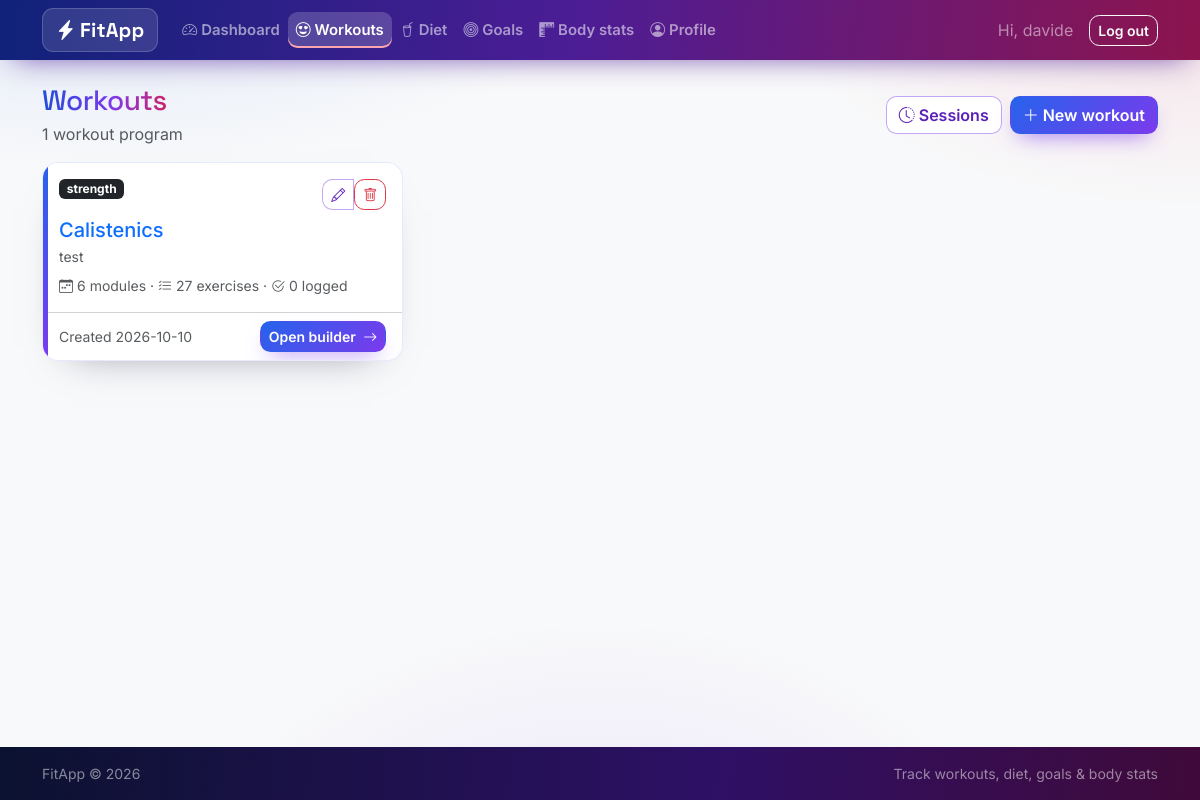
Before: /workouts/ (signed in) with the older database file.
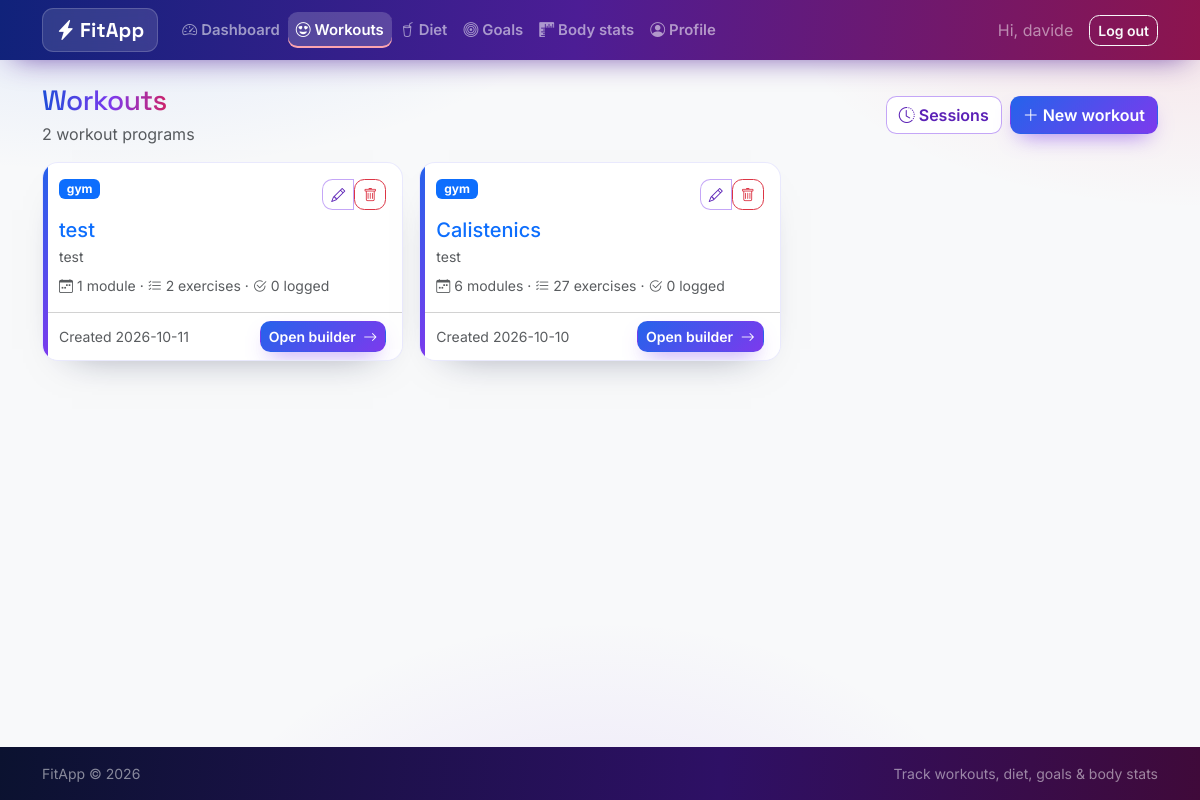
After: the same page with the newer database file.
### tables this page shows
CREATE TABLE users (
    id            INTEGER PRIMARY KEY AUTOINCREMENT,
    username      TEXT UNIQUE NOT NULL,
    email         TEXT UNIQUE NOT NULL,
    password_hash TEXT NOT NULL,
    height_cm     REAL,
    birth_date    TEXT,
    sex           TEXT,
    created_at    TEXT NOT NULL DEFAULT (datetime('now'))
, role TEXT NOT NULL DEFAULT 'user');

CREATE TABLE "workouts" (
            id           INTEGER PRIMARY KEY AUTOINCREMENT,
            user_id      INTEGER NOT NULL REFERENCES users (id) ON DELETE CASCADE,
            name         TEXT NOT NULL,
            workout_type TEXT NOT NULL CHECK (workout_type IN ('gym', 'cardio', 'hybrid')),
            notes        TEXT,
            created_at   TEXT NOT NULL DEFAULT (datetime('now'))
        );

### fitapp/routes/workouts.py (the view)
@bp.route("/")
@login_required
def index():
    workouts = get_db().execute(
        """SELECT w.*,
                  (SELECT COUNT(*) FROM workout_days d WHERE d.workout_id = w.id) AS day_count,
                  (SELECT COUNT(*) FROM day_exercises e
                     JOIN workout_days d ON d.id = e.workout_day_id
                    WHERE d.workout_id = w.id) AS exercise_count,
                  (SELECT COUNT(*) FROM workout_sessions s
                     JOIN workout_days d ON d.id = s.workout_day_id
                    WHERE d.workout_id = w.id) AS session_count
           FROM workouts w
           WHERE w.user_id = ?
           ORDER BY w.created_at DESC, w.id DESC""",
        (g.user["id"],),
    ).fetchall()
    return render_template("workouts/list.html", workouts=workouts, types=WORKOUT_TYPES)

### fitapp/__init__.py (called while the page is built)
def create_app(config_overrides=None):
    app = Flask(__name__, instance_relative_config=True)
    Path(app.instance_path).mkdir(parents=True, exist_ok=True)
    app.config.from_mapping(
        SECRET_KEY=os.environ.get("FITAPP_SECRET_KEY", "dev-secret-change-me"),
        DATABASE=os.path.join(app.instance_path, "fitapp.db"),
    )
    if config_overrides:
        app.config.update(config_overrides)
    db.init_app(app)
    app.register_blueprint(auth_bp)
    app.register_blueprint(admin_bp)
    app.register_blueprint(dashboard_bp)
    app.register_blueprint(profile_bp)
    app.register_blueprint(workouts_bp)
    app.register_blueprint(diets_bp)
    app.register_blueprint(goals_bp)
    app.register_blueprint(stats_bp)
    with app.app_context():
        db.init_db()
    @app.context_processor
    def inject_year():
        return {"now_year": dt.date.today().year}
    return app

### fitapp/auth.py (called while the page is built)
def load_current_user():
    user_id = session.get("user_id")
    if user_id is None:
        g.user = None
    else:
        g.user = get_db().execute(
            "SELECT * FROM users WHERE id = ?", (user_id,)
        ).fetchone()
    return g.user

def login_required(view):
    @wraps(view)
    def wrapped(*args, **kwargs):
        if load_current_user() is None:
            flash("Please log in to access this page.", "warning")
            return redirect(url_for("auth.login", next=request.path))
        return view(*args, **kwargs)
    return wrapped

@bp.before_app_request
def _load_user():
    load_current_user()

### fitapp/db.py (called while the page is built)
def get_db():
    if "db" not in g:
        g.db = sqlite3.connect(
            current_app.config["DATABASE"],
            detect_types=sqlite3.PARSE_DECLTYPES,
        )
        g.db.row_factory = sqlite3.Row
        g.db.execute("PRAGMA foreign_keys = ON")
    return g.db

### fitapp/templates/workouts/list.html (shortened to what this page needs)
{% extends "base.html" %}
{% block content %}
<div class="d-flex justify-content-between align-items-center mb-3">
  <div>
    <h1 class="h3 mb-1">Workouts</h1>
    <p class="text-muted mb-0">{{ workouts|length }} workout program{{ 's' if workouts|length != 1 }}</p>
  </div>
  <div class="d-flex gap-2">
    <a class="btn btn-outline-success" href="{{ url_for('workouts.sessions') }}">
      <i class="bi bi-clock-history me-1"></i>Sessions
    </a>
    <a class="btn btn-success" href="{{ url_for('workouts.new') }}">
      <i class="bi bi-plus-lg me-1"></i>New workout
    </a>
  </div>
</div>
<div class="row g-3">
  {% for w in workouts %}
  <div class="col-md-6 col-xl-4">
    <div class="card stat-card h-100">
      <div class="card-body">
        <div class="d-flex justify-content-between align-items-start mb-2">
          <span class="badge
            {% if w['workout_type'] == 'gym' %}text-bg-primary
            {% elif w['workout_type'] == 'cardio' %}text-bg-danger
            {% else %}text-bg-dark{% endif %}">
            {{ w['workout_type'] }}
          </span>
          <div class="btn-group">
            <a class="btn btn-sm btn-outline-success" href="{{ url_for('workouts.edit', workout_id=w['id']) }}">
              <i class="bi bi-pencil"></i>
            </a>
            <form class="d-inline" action="{{ url_for('workouts.delete', workout_id=w['id']) }}" method="post"
                  onsubmit="return confirm('Delete this workout and all its modules?');">
              <button class="btn btn-sm btn-outline-danger" type="submit"><i class="bi bi-trash"></i></button>
            </form>
          </div>
        </div>
        <h2 class="h5 mb-1">
          <a class="text-decoration-none" href="{{ url_for('workouts.detail', workout_id=w['id']) }}">{{ w['name'] }}</a>
        </h2>
        {% if w['notes'] %}<p class="small text-muted mb-2">{{ w['notes'] }}</p>{% endif %}
        <div class="small text-muted">
          <i class="bi bi-calendar-week me-1"></i>{{ w['day_count'] }} module{{ 's' if w['day_count'] != 1 }}
          &middot; <i class="bi bi-list-check me-1"></i>{{ w['exercise_count'] }} exercise{{ 's' if w['exercise_count'] != 1 }}
          &middot; <i class="bi bi-check2-circle me-1"></i>{{ w['session_count'] }} logged
        </div>
      </div>
      <div class="card-footer bg-white d-flex justify-content-between align-items-center">
        <small class="text-muted">Created {{ w['created_at'][:10] }}</small>
        <a class="btn btn-sm btn-success" href="{{ url_for('workouts.detail', workout_id=w['id']) }}">
          Open builder <i class="bi bi-arrow-right ms-1"></i>
        </a>
      </div>
    </div>
  </div>
  {% endfor %}
</div>
{% endblock %}

### fitapp/templates/base.html (shortened to what this page needs)
<!doctype html>
<html lang="en" data-bs-theme="light">
<head>
  <link href="https://cdn.jsdelivr.net/npm/bootstrap@5.3.3/dist/css/bootstrap.min.css" rel="stylesheet">
  <link href="https://cdn.jsdelivr.net/npm/bootstrap-icons@1.11.3/font/bootstrap-icons.min.css" rel="stylesheet">
  <link href="{{ url_for('static', filename='css/style.css') }}" rel="stylesheet">
</head>
<body class="d-flex flex-column min-vh-100 bg-light">
<nav class="navbar navbar-expand-lg navbar-dark navbar-fitapp sticky-top">
  <div class="container">
    <a class="navbar-brand fw-bold" href="{{ url_for('dashboard.index') }}">
      <i class="bi bi-lightning-charge-fill me-1"></i>FitApp
    </a>
    <div class="collapse navbar-collapse" id="mainNav">
      {% if g.user %}
      <ul class="navbar-nav me-auto">
        <li class="nav-item"><a class="nav-link {% if request.endpoint == 'dashboard.index' %}active{% endif %}"
           href="{{ url_for('dashboard.index') }}"><i class="bi bi-speedometer2 me-1"></i>Dashboard</a></li>
        <li class="nav-item"><a class="nav-link {% if request.endpoint and request.endpoint.startswith('workouts.') %}active{% endif %}"
           href="{{ url_for('workouts.index') }}"><i class="bi bi-emoji-heart-eyes me-1"></i>Workouts</a></li>
        <li class="nav-item"><a class="nav-link {% if request.endpoint and request.endpoint.startswith('diets.') %}active{% endif %}"
           href="{{ url_for('diets.index') }}"><i class="bi bi-cup-straw me-1"></i>Diet</a></li>
        <li class="nav-item"><a class="nav-link {% if request.endpoint and request.endpoint.startswith('goals.') %}active{% endif %}"
           href="{{ url_for('goals.index') }}"><i class="bi bi-bullseye me-1"></i>Goals</a></li>
        <li class="nav-item"><a class="nav-link {% if request.endpoint and request.endpoint.startswith('stats.') %}active{% endif %}"
           href="{{ url_for('stats.index') }}"><i class="bi bi-rulers me-1"></i>Body stats</a></li>
        <li class="nav-item"><a class="nav-link {% if request.endpoint and request.endpoint.startswith('profile.') %}active{% endif %}"
           href="{{ url_for('profile.index') }}"><i class="bi bi-person-circle me-1"></i>Profile</a></li>
      </ul>
      <div class="d-flex align-items-center">
        <span class="navbar-text me-3 text-white-50">Hi, {{ g.user['username'] }}</span>
        <form action="{{ url_for('auth.logout') }}" method="post" class="m-0">
          <button class="btn btn-outline-light btn-sm" type="submit">Log out</button>
        </form>
      </div>
      {% endif %}
    </div>
  </div>
</nav>
<main class="container py-4 flex-grow-1">
  {% block content %}{% endblock %}
</main>
<footer class="bg-dark text-white-50 py-3 mt-auto">
  <div class="container small d-flex justify-content-between">
    <span>FitApp &copy; {{ now_year if now_year else '2026' }}</span>
    <span>Track workouts, diet, goals &amp; body stats</span>
  </div>
</footer>
</body>
</html>

### fitapp/static/css/style.css (style rules this page uses)
:root { --fa-blue: #2563eb; --fa-blue-deep: #1d4ed8; --fa-violet: #7c3aed; --fa-violet-deep: #5b21b6; --fa-red: #ef4444; --fa-rose: #e11d48; --fa-ink: #0b1230; --grad-main: linear-gradient(135deg, #2563eb 0%, #7c3aed 55%, #e11d48 120%); --grad-btn: linear-gradient(135deg, #2563eb 0%, #7c3aed 100%); --grad-btn-hover: linear-gradient(135deg, #1d4ed8 0%, #6d28d9 100%); --grad-fire: linear-gradient(135deg, #7c3aed 0%, #e11d48 100%); --font-display: "Space Grotesk", "Inter", system-ui, sans-serif; --font-body: "Inter", system-ui, -apple-system, "Segoe UI", sans-serif; }
* { -webkit-tap-highlight-color: transparent; }
body { font-family: var(--font-body); background-color: #f3f5ff; background-image: radial-gradient(900px 420px at 8% -10%, rgba(37, 99, 235, .14), transparent 60%), radial-gradient(760px 380px at 100% 0%, rgba(225, 29, 72, .10), transparent 55%), radial-gradient(700px 500px at 50% 115%, rgba(124, 58, 237, .12), transparent 60%); background-attachment: fixed; }
main h1, .h3, .h4 { font-family: var(--font-display); letter-spacing: -.02em; }
main > h1, h1.h3 { background: linear-gradient(95deg, #1d4ed8 0%, #7c3aed 55%, #e11d48 110%); -webkit-background-clip: text; background-clip: text; color: transparent; display: inline-block; }
.navbar-fitapp { background-image: linear-gradient(95deg, #10227a 0%, #4c1d95 48%, #9f1239 115%); box-shadow: 0 10px 30px -14px rgba(76, 29, 149, .85); }
.navbar-fitapp .navbar-brand { font-family: var(--font-display); font-weight: 700; letter-spacing: .01em; background: rgba(255, 255, 255, .12); border: 1px solid rgba(255, 255, 255, .18); padding: .38rem .8rem; border-radius: .7rem; backdrop-filter: blur(6px); }
.navbar-fitapp .nav-link { font-weight: 600; font-size: .93rem; border-radius: .6rem; padding: .45rem .8rem; transition: background-color .2s ease, transform .2s ease; }
.navbar-fitapp .nav-link.active { background-color: rgba(255, 255, 255, .18); box-shadow: inset 0 -2px 0 #fda4af; }
.btn { font-weight: 600; border-radius: .65rem; transition: transform .15s ease, box-shadow .2s ease, filter .2s ease; }
.btn-success, .btn-success:hover, .btn-success:focus, .btn-success:active { color: #fff; border-color: transparent; background-color: transparent; background-image: var(--grad-btn); box-shadow: 0 10px 22px -10px rgba(124, 58, 237, .75); }
.btn-outline-success, .btn-outline-success:hover, .btn-outline-success:focus { color: var(--fa-violet-deep); border-color: rgba(124, 58, 237, .45); background-color: #fff; }
.card { border-radius: 1rem; border: 1px solid rgba(99, 102, 241, .14); box-shadow: 0 18px 40px -30px rgba(15, 23, 60, .55); transition: transform .2s ease, box-shadow .25s ease; }
.stat-card { overflow: hidden; position: relative; }
.stat-card::before { content: ""; position: absolute; inset: 0 auto 0 0; width: 5px; background: var(--grad-btn); }
footer { background: linear-gradient(95deg, #0b1230 0%, #2e1065 60%, #4c0519 130%) !important; color: rgba(255, 255, 255, .55) !important; }

Changed rows visible on the page:
added workouts: workout_type "gym", name "test", notes "test", day_count "1", exercise_count "2", exercise_count "s", session_count "0", created_at "2026-10-11"
changed workouts "Calistenics": workout_type "strength" → "gym"
Other visible differences:
{{ workouts|length }}: "1" → "2"
{{ 's' if workouts|length != 1 }}: (not shown) → "s"
